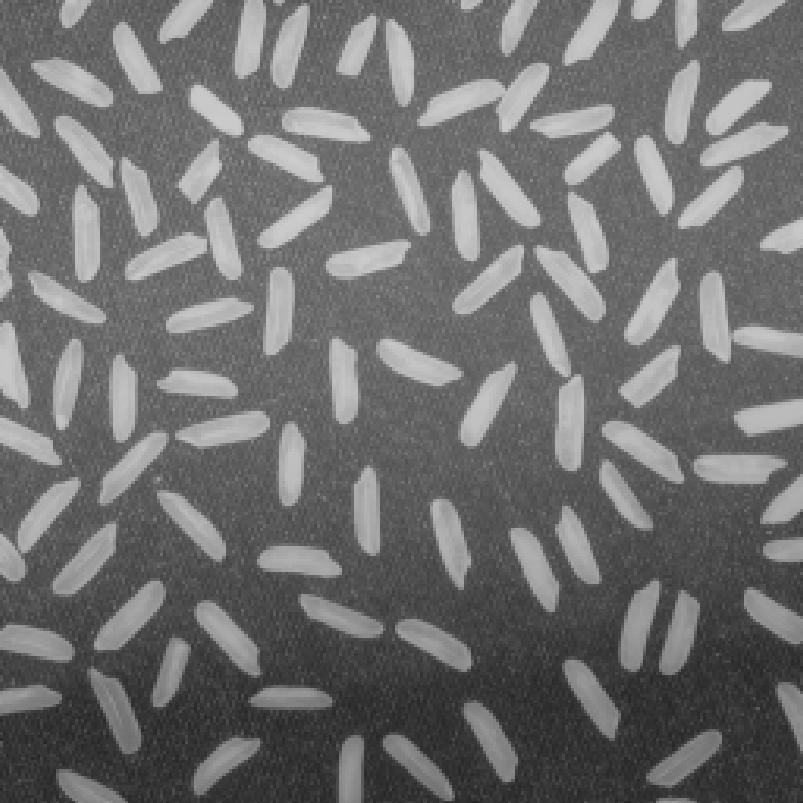
#> input picture disp_labs/stdimgs/rice.png, 803 x 803 px
$ jupyter execute 9.ipynb
#> lines starting #> are read from the running program, lines starting #| are printed output that depends on the picture; after the words box and inside, x2 and y2 are one past the last pixel; in counts of white or black regions, pixels touching at a corner belong together
### Counting Rice and Displaying
#### Theory
In this lab, we explore the application of image processing techniques to analyze and segment objects in an image. Specifically, we focus on detecting and characterizing rice grains in a grayscale image using the following steps:
1. **Image Thresholding**: We apply Otsu's thresholding method to convert the grayscale image into a binary image, separating the foreground (rice grains) from the background.
2. **Morphological Operations**: To clean up the binary image, we use morphological operations such as removing small objects and filling small holes. This ensures that the segmented regions represent meaningful objects.
3. **Labeling and Region Properties**: The cleaned binary image is labeled to identify individual connected components. We then compute region properties such as area, perimeter, and major axis length for each labeled region.
4. **Filtering Regions**: Based on specific criteria (e.g., area range), we filter out regions that do not correspond to valid rice grains.
5. **Visualization**: Finally, we visualize the segmented rice grains by overlaying labels and centroids on the original image. This helps in verifying the accuracy of the segmentation and analysis.
Through this lab, we gain insights into the practical use of image processing libraries like OpenCV and scikit-image for object detection and analysis.
#### Objectives
- Understand the process of image thresholding and its role in separating objects from the background.
- Learn how to apply morphological operations to clean up binary images.
- Explore the use of region properties to analyze labeled components in an image.
- Develop skills to filter and visualize segmented objects based on specific criteria.
- Gain hands-on experience with OpenCV and scikit-image libraries for image processing tasks.

[cell 1]
import cv2
import matplotlib.pyplot as plt
from skimage import io, filters, measure, morphology, color
from skimage.measure import regionprops
from skimage.segmentation import clear_border

[cell 2]
image = cv2.imread("stdimgs/rice.png", cv2.IMREAD_GRAYSCALE)
#> image is the input picture: shape (803, 803); min 40, max 204, mean 111.3

threshold = filters.threshold_otsu(image)
#> threshold = 131
binary = image > threshold
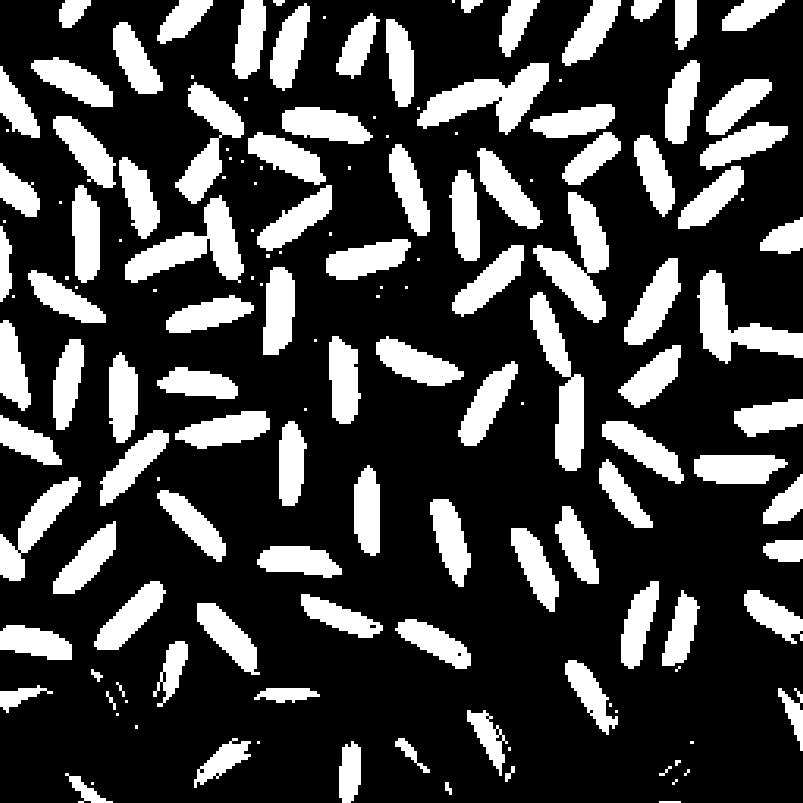
#> binary: shape (803, 803) bool; 25.8% white; 151 white regions (51 under 20 px), largest, box (x1, y1, x2, y2) and area: (533, 192, 609, 323) 4401, (417, 63, 549, 135) 4213, (125, 195, 244, 283) 4171

cleaned = morphology.remove_small_objects(binary, min_size=100)
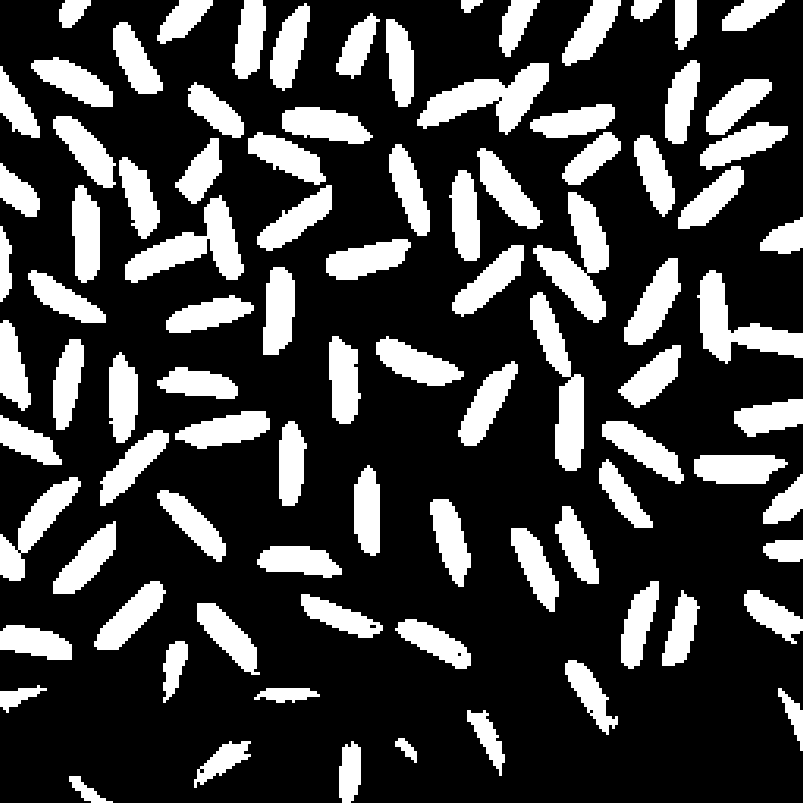
#> cleaned: shape (803, 803) bool; 25.6% white; 91 white regions, largest, box (x1, y1, x2, y2) and area: (533, 192, 609, 323) 4401, (417, 63, 549, 135) 4213, (125, 195, 244, 283) 4162
cleaned = morphology.remove_small_holes(cleaned, area_threshold=100)
#> cleaned: shape (803, 803) bool; 25.6% white; 91 white regions, largest, box (x1, y1, x2, y2) and area: (533, 192, 609, 323) 4401, (417, 63, 549, 135) 4225, (125, 195, 244, 283) 4162
cleaned = clear_border(cleaned)
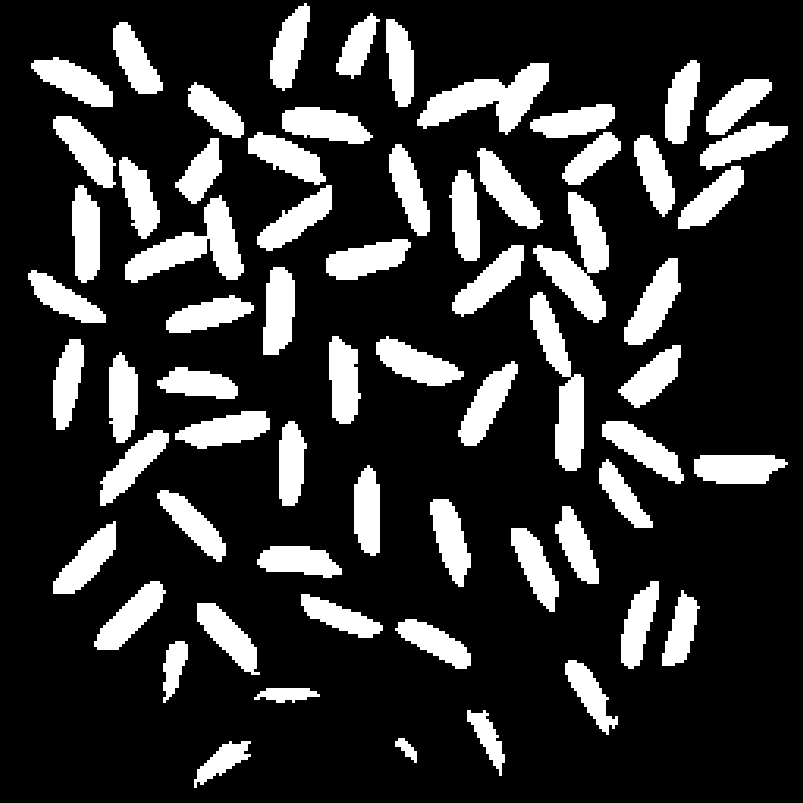
#> cleaned: shape (803, 803) bool; 20.4% white; 65 white regions

labeled_image = measure.label(cleaned)
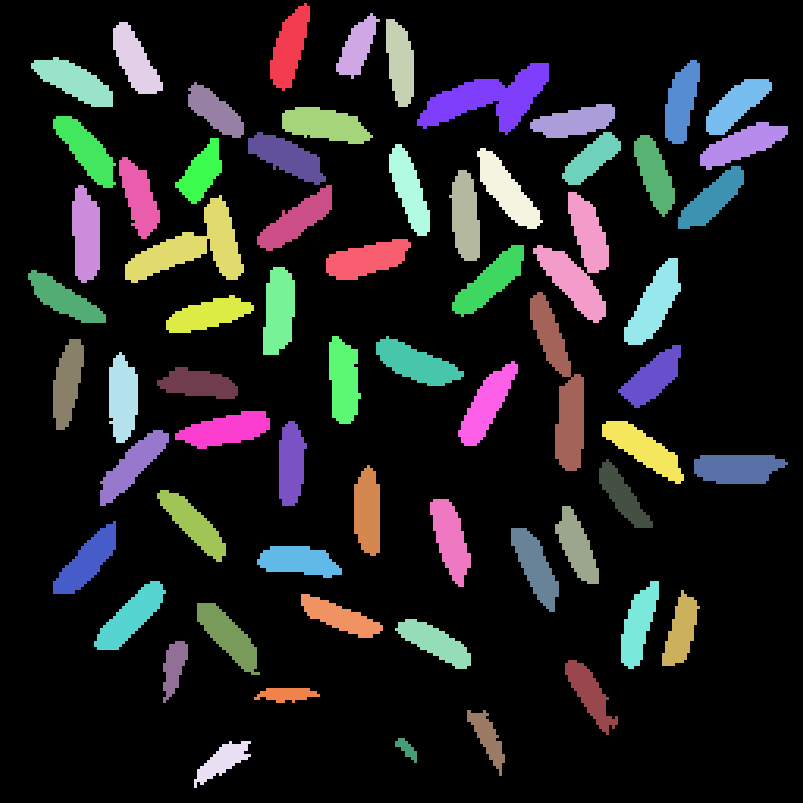
#> labeled_image: shape (803, 803) int32; 66 distinct labels, from 0 to 65; one colour per label, 0 black
regions = regionprops(labeled_image)
#> regions = 65 regions; largest, box (x1, y1, x2, y2) and area: (533, 192, 609, 323) 4401, (417, 63, 549, 135) 4225, (125, 195, 244, 283) 4162, (530, 292, 584, 471) 4061, (624, 258, 681, 345) 2437

filtered_regions = [r for r in regions if 200 <= r.area <= 2000]
#> filtered_regions = 35 regions; largest, box (x1, y1, x2, y2) and area: (511, 528, 559, 612) 1996, (389, 144, 430, 236) 1988, (354, 465, 380, 556) 1949, (665, 60, 700, 144) 1948, (166, 295, 254, 333) 1944

print(f"Total rice grains detected: {len(filtered_regions)}\n")
#| Total rice grains detected: 35
for i, region in enumerate(filtered_regions, 1):
    print(f"Rice #{i}")
    print(f"  Area             : {region.area}")
    print(f"  Perimeter        : {region.perimeter:.2f}")
    print(f"  Major Axis Length: {region.major_axis_length:.2f}")
    print()
#> this loop made 35 passes
#> (printed output is left out)

fig, ax = plt.subplots(figsize=(8, 6))
ax.imshow(color.label2rgb(labeled_image, image=image, bg_label=0), cmap="gray")

for region in filtered_regions:
    y, x = region.centroid
    ax.plot(x, y, "ro")
    ax.text(x + 2, y, str(region.label), color="white", fontsize=8)
#> this loop made 35 passes
#> (y, x) on passes 1 to 12: (46.99, 356.9), (62.14, 399.9), (60.54, 134.8), (102.2, 681), (104.5, 736), (110.8, 214.8), (121.3, 574.4), (158.4, 591.3), (173.8, 654.2), (172.5, 200.8), (189.7, 409.1), (197.5, 138.9)

plt.title("Segmented Rice Grains with Labels")
plt.axis("off")
plt.tight_layout()
plt.show()
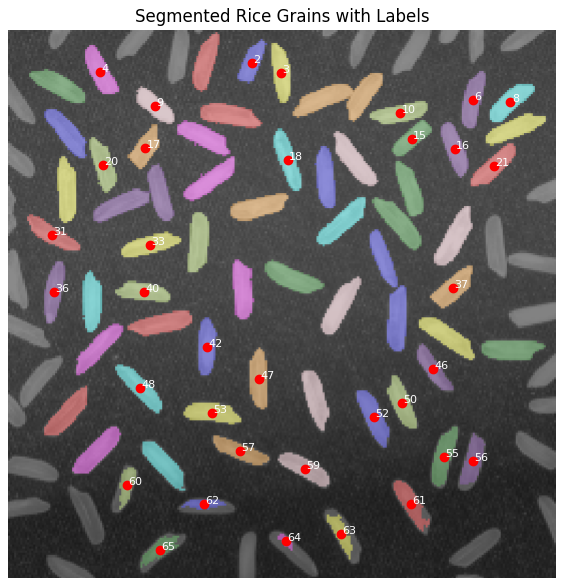
#> figure drawn by matplotlib, 1 panel

$ run again, with disp_labs/stdimgs/baboon.png copied over disp_labs/stdimgs/rice.png
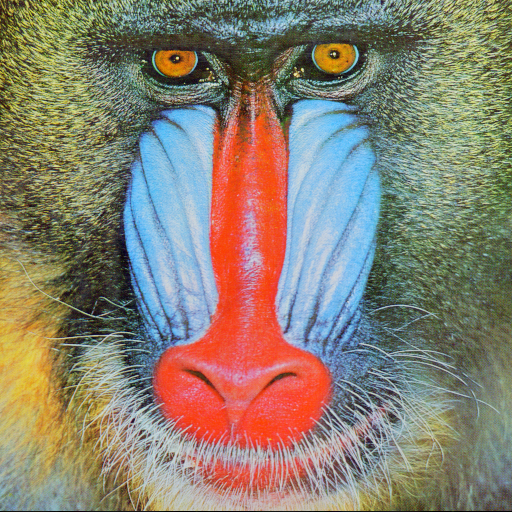
#> input picture disp_labs/stdimgs/baboon.png, 512 x 512 px
#> threshold = 127
#> binary: shape (512, 512) bool; 52.2% white; 1796 black regions (1653 under 20 px), largest, box (x1, y1, x2, y2) and area: (0, 0, 512, 512) 108753, (49, 336, 106, 425) 1620, (475, 0, 512, 71) 902
#> `labeled_image = measure.label(cleaned)`:
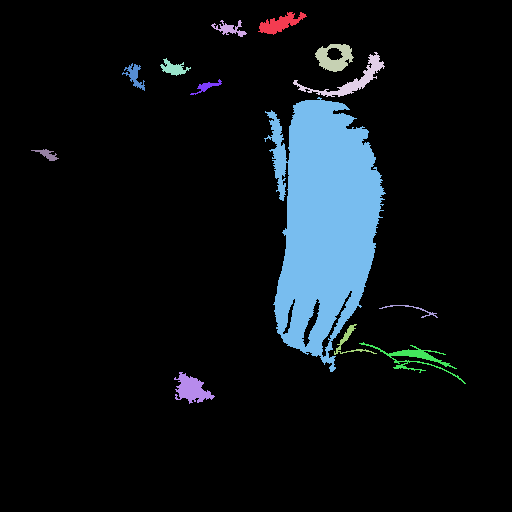
#> labeled_image: shape (512, 512) int32; 14 distinct labels, from 0 to 13; one colour per label, 0 black
#> regions = 13 regions; largest, box (x1, y1, x2, y2) and area: (264, 97, 386, 372) 20513, (293, 52, 385, 97) 799, (174, 372, 215, 404) 673, (359, 342, 466, 384) 644, (315, 44, 354, 72) 642
#> filtered_regions = 9 regions; largest, box (x1, y1, x2, y2) and area: (293, 52, 385, 97) 799, (174, 372, 215, 404) 673, (359, 342, 466, 384) 644, (315, 44, 354, 72) 642, (258, 12, 307, 35) 510
#| Total rice grains detected: 9
#> the loop `for i, region in enumerate(filtered_regions, 1):` made 9 passes
#> (printed output is left out)
#> the loop `for region in filtered_regions:` made 9 passes
#> (y, x) on passes 1 to 8: (23.12, 279.7), (28.39, 229.6), (57.24, 334.1), (79.55, 351.4), (67.87, 173.3), (75.39, 134.2), (341, 348.6), (358.1, 415.5)
#> `plt.show()`:
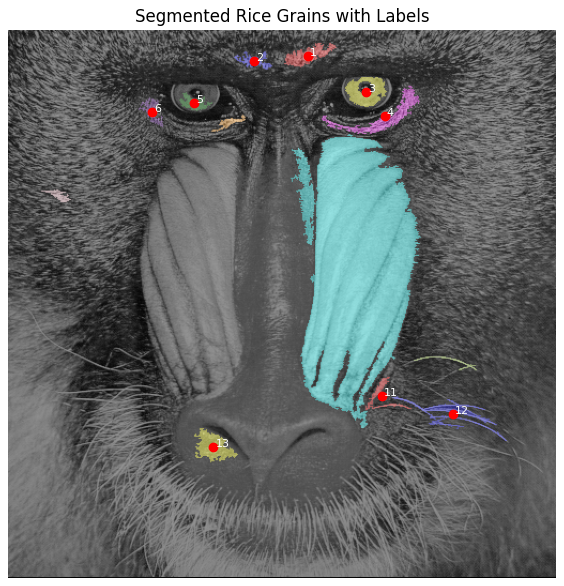
#> figure drawn by matplotlib, 1 panel
